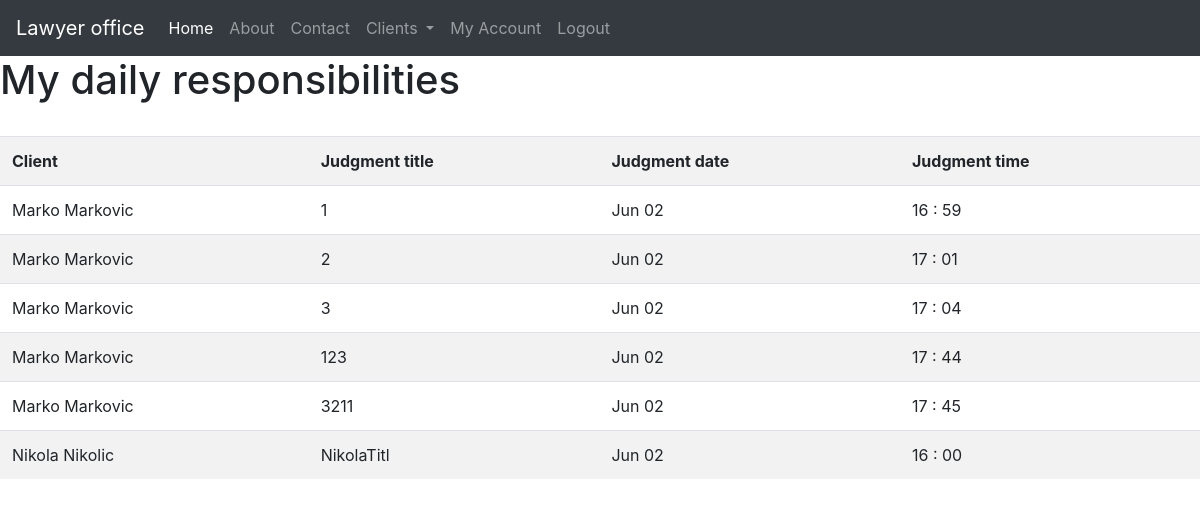
The app's page /responsibilities (signed in) with its own data.
### blog/models.py (models this page shows)
class Client(db.Model):
    id = db.Column(db.Integer, primary_key=True)
    first_name = db.Column(db.String(250), nullable=False)
    last_name = db.Column(db.String(250), nullable=False)
    city = db.Column(db.String(50), nullable=False)
    address = db.Column(db.String(50), nullable=False)
    phone = db.Column(db.String(50), nullable=False)
    mail = db.Column(db.String(50))
    user_id = db.Column(db.Integer, db.ForeignKey('user.id'), nullable=False)
    judgments = db.relationship('Judgment', backref='judgments')

class Judgment(db.Model):
    id = db.Column(db.Integer, primary_key=True)
    title = db.Column(db.String(250), nullable=False)
    content = db.Column(db.Text, nullable=False)
    date_of_judgment = db.Column(db.DateTime, default=datetime.now)
    client_id = db.Column(db.Integer, db.ForeignKey('client.id'))

### client/routes.py (the view)
@client.route("/responsibilities", methods=['GET'])
def responsibilities():
    start_day = datetime.today().date()
    end_day = datetime.today().date() + timedelta(days=1)
    judgments = Judgment.query.filter(Judgment.date_of_judgment.between(start_day, end_day)).all()
    if not judgments:
        return render_template("responsibilities.html", title="Responsibilities")
    all_clients = {
    }
    for judgment in judgments:
        all_clients[judgment.id] = Client.query.filter(Client.id == judgment.client_id).all()
    return render_template("responsibilities.html", judgments=judgments, clients_list=all_clients,
                           title="Responsibilities")

### blog/models.py (called while the page is built)
@login_manager.user_loader
def load_user(user_id):
    return User.query.get(int(user_id))

### blog/templates/responsibilities.html
{% extends 'base.html' %}
{% block content %}
<h1>My daily responsibilities</h1>
<br>
<table class="table table-striped">
    <tr>
        <th>Client</th>
        <th>Judgment title</th>
        <th>Judgment date</th>
        <th>Judgment time</th>
    </tr>
    {% for judgment in judgments %}
    <tr>
        {% for clients in clients_list[judgment.id] %}
        <td>{{clients.first_name}} {{clients.last_name}}</td>
        <td>{{judgment.title}}</td>
        <td>{{judgment.date_of_judgment.strftime("%b %d")}} </td>
        <td>{{judgment.date_of_judgment.strftime("%H : %M")}}</td>
        {%endfor%}
    </tr>
    {%endfor%}
</table>
{% endblock content %}

### records on screen
Judgment: title "1", date_of_judgment "Jun 02", date_of_judgment "16 : 59"
Client: first_name "Marko", last_name "Markovic"
Judgment: title "2", date_of_judgment "Jun 02", date_of_judgment "17 : 01"
Judgment: title "3", date_of_judgment "Jun 02", date_of_judgment "17 : 04"
Judgment: title "123", date_of_judgment "Jun 02", date_of_judgment "17 : 44"
Judgment: title "3211", date_of_judgment "Jun 02", date_of_judgment "17 : 45"
Judgment: title "NikolaTitl", date_of_judgment "Jun 02", date_of_judgment "16 : 00"
Client: first_name "Nikola", last_name "Nikolic"
